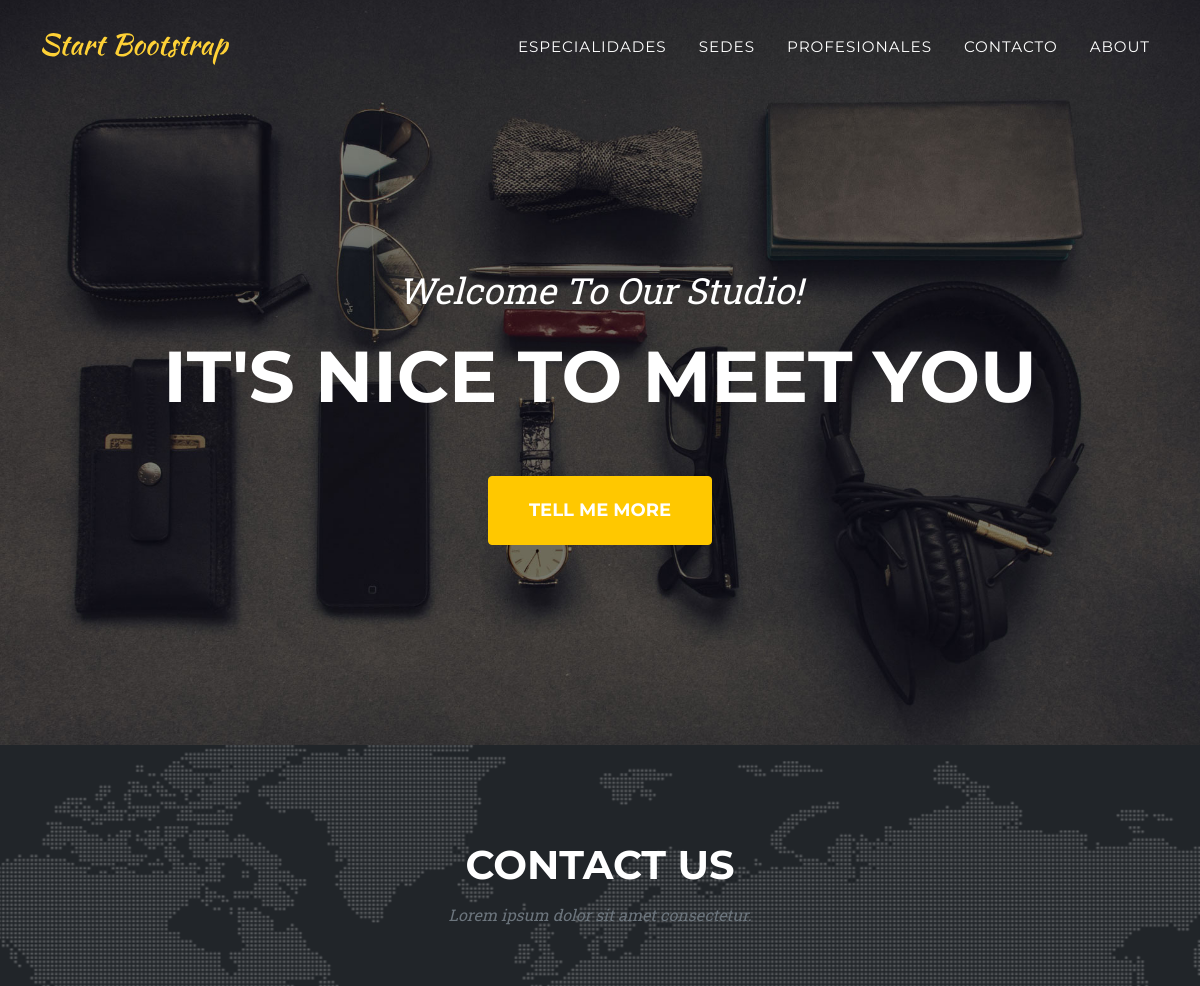
Page /hospital/ (upper part) on the earlier database version.
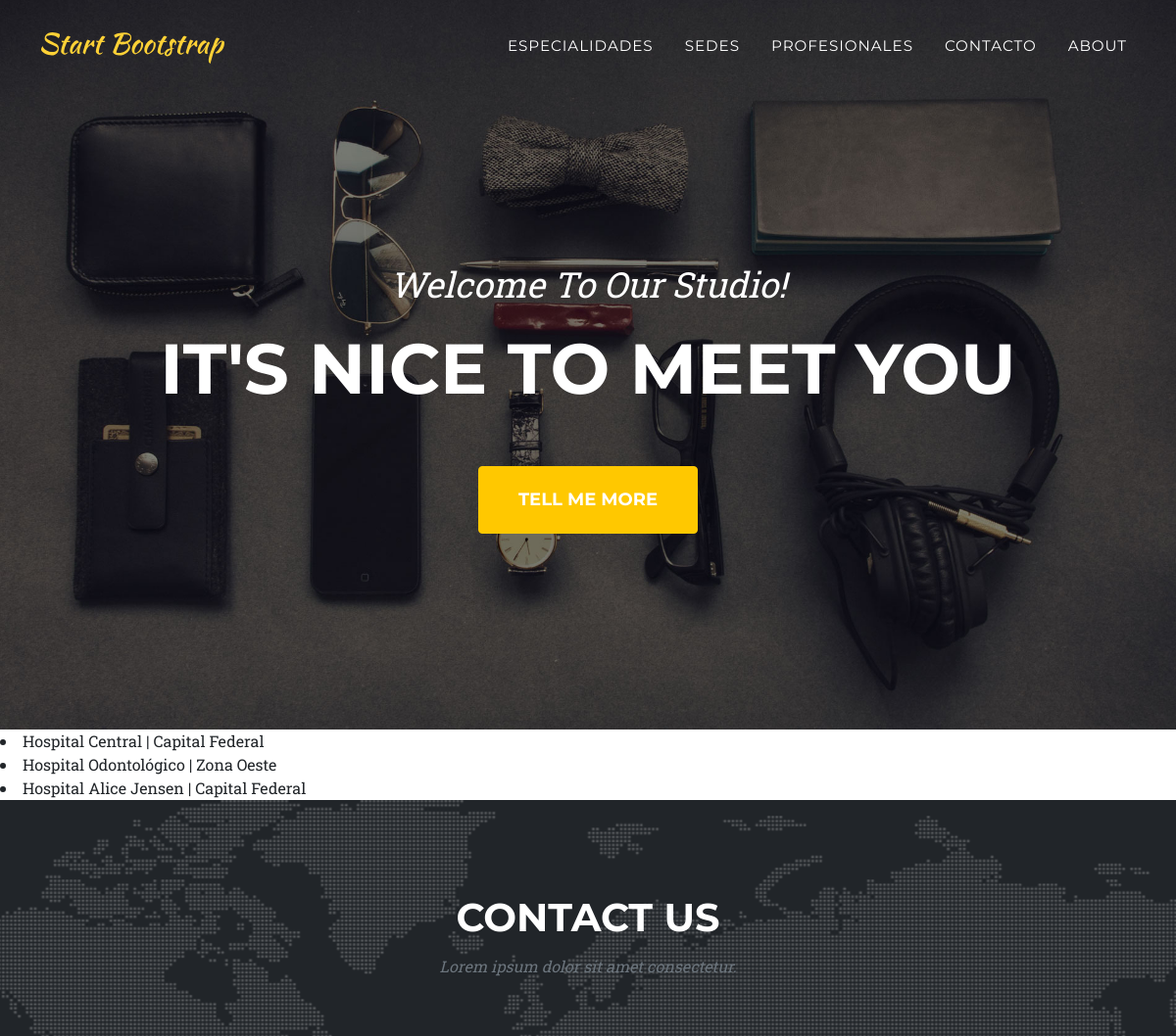
Same page on the later database version.
### appHospital/models.py (models this page shows)
class Hospital(models.Model):
    id = models.CharField(max_length=40, default=uuid.uuid4(), primary_key=True)
    nombre = models.CharField(max_length=50)
    zona = models.CharField(max_length=30)
    public = models.BooleanField(default=False)
    def __str__(self):
        return self.nombre+" | "+self.zona

### appHospital/views.py (the view)
# urls.py: path('hospital/', hospitalLeer, name='Hospital'),
def hospitalLeer(request):
    hospitales = Hospital.objects.all()
    contexto = {'hospitales':hospitales}
    return render(request, 'hospital.html', contexto)

### appHospital/Templates/appHospital/Hospital.html
{% extends 'appHospital/Padre.html' %}
{% load static %}
{% block topPage %}
<a class="navbar-brand" href=" {% url 'index' %}"><img src="assets/img/navbar-logo.svg" alt="..." /></a>
{% endblock %}
{% block changingContent %}
{% for hospital in hospitales %}
    <li>{{hospital}}</li>
{% endfor %}
{% endblock %}

### appHospital/Templates/appHospital/Padre.html (shortened to what this page needs)
<!DOCTYPE html>
<html lang="en">
    <head>
        {% load static %}
        <link href="{% static 'appHospital/css/styles.css' %}" rel="stylesheet" />
    </head>
    <body id="page-top">
        {% load static %}
        <nav class="navbar navbar-expand-lg navbar-dark fixed-top" id="mainNav">
            <div class="container">
                {% block topPage %}{% endblock %}
                <div class="collapse navbar-collapse" id="navbarResponsive">
                    <ul class="navbar-nav text-uppercase ms-auto py-4 py-lg-0">
                        <li class="nav-item"><a class="nav-link" href="{% url 'Especialidad' %}">Especialidades</a></li>
                        <li class="nav-item"><a class="nav-link" href="{% url 'Hospital' %}">Sedes</a></li>
                        <li class="nav-item"><a class="nav-link" href="{% url 'Profesional' %}">Profesionales</a></li>
                        <li class="nav-item"><a class="nav-link" href="#contact">Contacto</a></li>
                        <li class="nav-item"><a class="nav-link" href="#about">About</a></li>
                    </ul>
                </div>
            </div>
        </nav>
        <header class="masthead">
            <div class="container">
                <div class="masthead-subheading">Welcome To Our Studio!</div>
                <div class="masthead-heading text-uppercase">It's Nice To Meet You</div>
                <a class="btn btn-primary btn-xl text-uppercase" href="#services">Tell Me More</a>
            </div>
        </header>
        {% block changingContent %}
        {% endblock %}
        <section class="page-section" id="contact">
            <div class="container">
                <div class="text-center">
                    <h2 class="section-heading text-uppercase">Contact Us</h2>
                    <h3 class="section-subheading text-muted">Lorem ipsum dolor sit amet consectetur.</h3>
                </div>
            </div>
        </section>
    </body>
</html>

Differences in the rows shown:
added Hospital: nombre+zona "Hospital Central | Capital Federal"
added Hospital: nombre+zona "Hospital Odontológico | Zona Oeste"
added Hospital: nombre+zona "Hospital Alice Jensen | Capital Federal"
